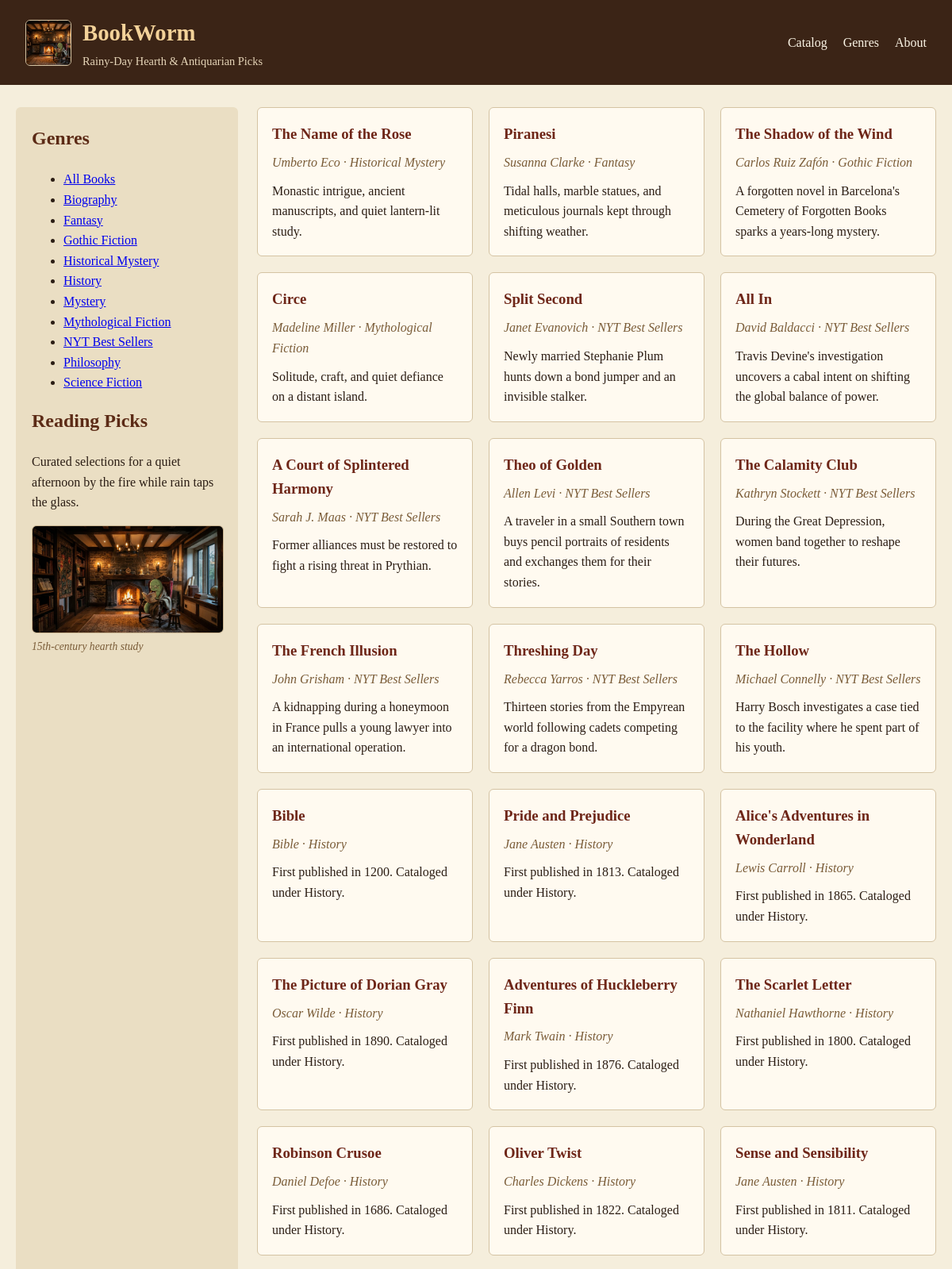
The page / (upper part) on the database its author committed.
### tables this page shows
CREATE TABLE books (
            id INTEGER PRIMARY KEY AUTOINCREMENT,
            title TEXT NOT NULL,
            author TEXT NOT NULL,
            genre TEXT NOT NULL,
            summary TEXT NOT NULL
        , category TEXT NOT NULL DEFAULT '');

### app.py (the view)
@app.route("/")
def index():
    selected_genre = request.args.get("genre", "All")
    books = get_books(selected_genre)
    genres = get_genres()
    logo_exists = os.path.exists(os.path.join(app.static_folder, "logo.png"))
    return render_template(
        "index.html",
        books=books,
        genres=genres,
        selected_genre=selected_genre,
        logo_exists=logo_exists,
    )

### app.py (called while the page is built)
def get_books(selected_genre=None):
    conn = sqlite3.connect(DB_PATH)
    conn.row_factory = sqlite3.Row
    if selected_genre and selected_genre != "All":
        rows = conn.execute(
            "SELECT id, title, author, genre, summary FROM books WHERE genre = ? ORDER BY id",
            (selected_genre,),
        ).fetchall()
    else:
        rows = conn.execute(
            "SELECT id, title, author, genre, summary FROM books ORDER BY id"
        ).fetchall()
    conn.close()
    return [dict(row) for row in rows]

def get_genres():
    conn = sqlite3.connect(DB_PATH)
    rows = conn.execute(
        "SELECT DISTINCT genre FROM books ORDER BY genre"
    ).fetchall()
    conn.close()
    return [row[0] for row in rows]

### templates/index.html (shortened to what this page needs)
<!DOCTYPE html>
<html lang="en">
<head>
  <link rel="stylesheet" href="{{ url_for('static', filename='style.css') }}">
</head>
<body>
  <header class="site-header">
    <div class="brand-group">
      {% if logo_exists %}
        <img src="{{ url_for('static', filename='logo.png') }}" alt="BookWorm reading by a rainy fireplace" class="brand-thumb">
      {% endif %}
      <div>
        <h1 class="site-title">BookWorm</h1>
        <p class="site-tagline">Rainy-Day Hearth &amp; Antiquarian Picks</p>
      </div>
    </div>
    <nav class="nav-links">
      <a href="{{ url_for('index') }}#catalog">Catalog</a>
      <a href="{{ url_for('index') }}#genres">Genres</a>
      <a href="{{ url_for('index') }}#about">About</a>
    </nav>
  </header>
  <main class="page-layout">
    <aside class="sidebar">
      <h2 id="genres">Genres</h2>
      <ul class="genre-list">
        <li>
          <a href="{{ url_for('index') }}#catalog" class="{% if selected_genre == 'All' %}active-genre{% endif %}">All Books</a>
        </li>
        {% for genre in genres %}
          <li>
            <a href="{{ url_for('index', genre=genre) }}#catalog" class="{% if selected_genre == genre %}active-genre{% endif %}">{{ genre }}</a>
          </li>
        {% endfor %}
      </ul>
      <h2>Reading Picks</h2>
      <p id="about">Curated selections for a quiet afternoon by the fire while rain taps the glass.</p>
      {% if logo_exists %}
        <figure class="reading-scene">
          <img src="{{ url_for('static', filename='logo.png') }}" alt="Worm with glasses reading a book by a fireplace on a rainy day">
          <figcaption>15th-century hearth study</figcaption>
        </figure>
      {% endif %}
    </aside>
    <section id="catalog" class="book-grid">
      {% for book in books %}
        <article class="book-card">
          <h3 class="book-title">{{ book.title }}</h3>
          <p class="book-meta">{{ book.author }} &middot; {{ book.genre }}</p>
          <p class="book-summary">{{ book.summary }}</p>
        </article>
      {% endfor %}
    </section>
  </main>
</body>
</html>

### static/style.css (style rules this page uses)
body { margin: 0; font-family: Georgia, "Times New Roman", serif; color: #2b1d14; background-color: #f5eedc; line-height: 1.6; }
.site-header { display: flex; justify-content: space-between; align-items: center; padding: 18px 32px; background-color: #3b2416; color: #fbf5e6; }
.brand-group { display: flex; align-items: center; gap: 14px; }
.brand-thumb { width: 56px; height: 56px; object-fit: cover; border-radius: 6px; border: 1px solid #d4c3a3; }
.site-title { margin: 0; font-size: 1.8rem; color: #f3d299; }
.site-tagline { margin: 2px 0 0; font-size: 0.9rem; color: #e6d5b8; }
.nav-links { display: flex; gap: 20px; }
.nav-links a { color: #fbf5e6; text-decoration: none; }
.page-layout { display: grid; grid-template-columns: 280px 1fr; gap: 24px; max-width: 1200px; margin: 28px auto; padding: 0 20px; }
.sidebar { background-color: #eadec3; color: #2b1d14; padding: 20px; border-radius: 6px; }
.sidebar h2 { margin-top: 0; color: #5c2b16; }
.reading-scene { margin: 16px 0 0; }
.reading-scene img { width: 100%; max-wdith: 260px; height: auto; display: block; border-radius: 6px; border: 1px solid #c7b28e; }
.reading-scene figcaption { margin-top: 6px; font-size: 0.85rem; color: #7a5c38; font-style: italic; }
.book-grid { display: grid; grid-template-columns: repeat(auto-fit, minmax(240px, 1fr)); gap: 20px; align-content: start; }
.book-card { background-color: #fffaf0; border: 1px solid #d4c3a3; border-radius: 6px; padding: 18px; }
.book-title { margin: 0 0 8px; color: #6e2618; }
.book-meta { margin: 0 0 10px; color: #7a5c38; font-style: italic; }
.book-summary { margin: 0; color: #2b1d14; }

### rows shown on the page
books: title "The Name of the Rose", author "Umberto Eco", genre "Historical Mystery", summary "Monastic intrigue, ancient manuscripts, and quiet lantern-lit study."
books: title "Piranesi", author "Susanna Clarke", genre "Fantasy", summary "Tidal halls, marble statues, and meticulous journals kept through shifting weather."
books: title "The Shadow of the Wind", author "Carlos Ruiz Zafón", genre "Gothic Fiction", summary "A forgotten novel in Barcelona's Cemetery of Forgotten Books sparks a years-long mystery."
books: title "Circe", author "Madeline Miller", genre "Mythological Fiction", summary "Solitude, craft, and quiet defiance on a distant island."
books: title "Split Second", author "Janet Evanovich", genre "NYT Best Sellers", summary "Newly married Stephanie Plum hunts down a bond jumper and an invisible stalker."
books: title "All In", author "David Baldacci", genre "NYT Best Sellers", summary "Travis Devine's investigation uncovers a cabal intent on shifting the global balance of power."
books: title "A Court of Splintered Harmony", author "Sarah J. Maas", genre "NYT Best Sellers", summary "Former alliances must be restored to fight a rising threat in Prythian."
books: title "Theo of Golden", author "Allen Levi", genre "NYT Best Sellers", summary "A traveler in a small Southern town buys pencil portraits of residents and exchanges them for their stories."
books: title "The Calamity Club", author "Kathryn Stockett", genre "NYT Best Sellers", summary "During the Great Depression, women band together to reshape their futures."
books: title "The French Illusion", author "John Grisham", genre "NYT Best Sellers", summary "A kidnapping during a honeymoon in France pulls a young lawyer into an international operation."
books: title "Threshing Day", author "Rebecca Yarros", genre "NYT Best Sellers", summary "Thirteen stories from the Empyrean world following cadets competing for a dragon bond."
books: title "The Hollow", author "Michael Connelly", genre "NYT Best Sellers", summary "Harry Bosch investigates a case tied to the facility where he spent part of his youth."
books: title "Bible", author "Bible", genre "History", summary "First published in 1200. Cataloged under History."
books: title "Pride and Prejudice", author "Jane Austen", genre "History", summary "First published in 1813. Cataloged under History."
books: title "Alice's Adventures in Wonderland", author "Lewis Carroll", genre "History", summary "First published in 1865. Cataloged under History."
books: title "The Picture of Dorian Gray", author "Oscar Wilde", genre "History", summary "First published in 1890. Cataloged under History."
books: title "Adventures of Huckleberry Finn", author "Mark Twain", genre "History", summary "First published in 1876. Cataloged under History."
books: title "The Scarlet Letter", author "Nathaniel Hawthorne", genre "History", summary "First published in 1800. Cataloged under History."
books: title "Robinson Crusoe", author "Daniel Defoe", genre "History", summary "First published in 1686. Cataloged under History."
books: title "Oliver Twist", author "Charles Dickens", genre "History", summary "First published in 1822. Cataloged under History."
books: title "Sense and Sensibility", author "Jane Austen", genre "History", summary "First published in 1811. Cataloged under History."

### other values the page prints
{{ genre }} "Biography" "Fantasy" "Gothic Fiction" "Historical Mystery" "History" "Mystery" "Mythological Fiction" "NYT Best Sellers" "Philosophy" "Science Fiction"
